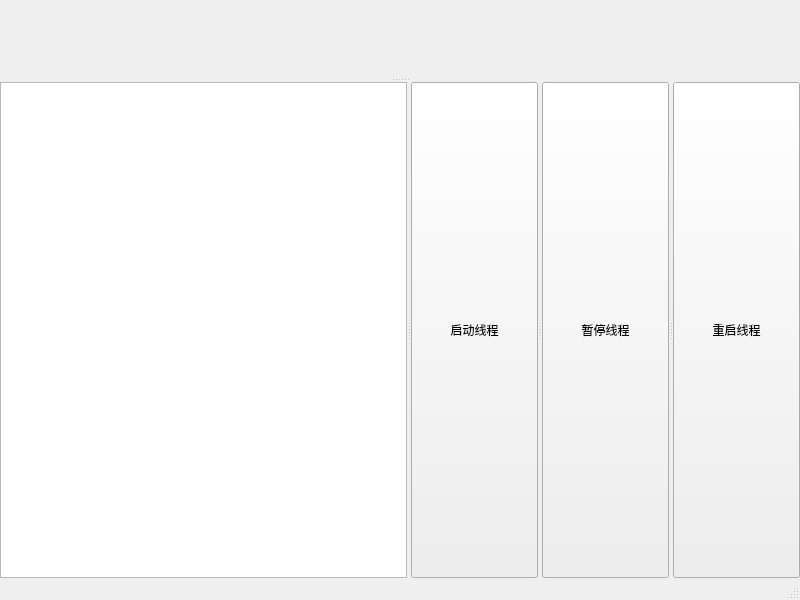
<?xml version="1.0" encoding="UTF-8"?>
<ui version="4.0">
 <class>MainWindow</class>
 <widget class="QMainWindow" name="MainWindow">
  <property name="geometry">
   <rect>
    <x>0</x>
    <y>0</y>
    <width>800</width>
    <height>600</height>
   </rect>
  </property>
  <property name="windowTitle">
   <string>MainWindow</string>
  </property>
  <widget class="QWidget" name="centralwidget">
   <layout class="QVBoxLayout" name="verticalLayout">
    <property name="spacing">
     <number>6</number>
    </property>
    <property name="leftMargin">
     <number>0</number>
    </property>
    <property name="topMargin">
     <number>0</number>
    </property>
    <property name="rightMargin">
     <number>0</number>
    </property>
    <property name="bottomMargin">
     <number>0</number>
    </property>
    <item>
     <widget class="QSplitter" name="m_TopBottomSplitter">
      <property name="orientation">
       <enum>Qt::Vertical</enum>
      </property>
      <widget class="QWidget" name="TopWidget" native="true">
       <property name="mouseTracking">
        <bool>false</bool>
       </property>
       <property name="tabletTracking">
        <bool>false</bool>
       </property>
      </widget>
      <widget class="QSplitter" name="m_LeftRightSplitter">
       <property name="mouseTracking">
        <bool>false</bool>
       </property>
       <property name="tabletTracking">
        <bool>false</bool>
       </property>
       <property name="orientation">
        <enum>Qt::Horizontal</enum>
       </property>
       <widget class="QTextEdit" name="textEdit"/>
       <widget class="QPushButton" name="pushButton">
        <property name="mouseTracking">
         <bool>false</bool>
        </property>
        <property name="tabletTracking">
         <bool>false</bool>
        </property>
        <property name="text">
         <string>启动线程</string>
        </property>
       </widget>
       <widget class="QPushButton" name="pushButton_2">
        <property name="mouseTracking">
         <bool>false</bool>
        </property>
        <property name="tabletTracking">
         <bool>false</bool>
        </property>
        <property name="text">
         <string>暂停线程</string>
        </property>
       </widget>
       <widget class="QPushButton" name="pushButton_3">
        <property name="mouseTracking">
         <bool>false</bool>
        </property>
        <property name="tabletTracking">
         <bool>false</bool>
        </property>
        <property name="text">
         <string>重启线程</string>
        </property>
       </widget>
      </widget>
     </widget>
    </item>
   </layout>
  </widget>
  <widget class="QMenuBar" name="menubar">
   <property name="geometry">
    <rect>
     <x>0</x>
     <y>0</y>
     <width>800</width>
     <height>21</height>
    </rect>
   </property>
  </widget>
  <widget class="QStatusBar" name="statusbar"/>
 </widget>
 <resources/>
 <connections/>
</ui>
